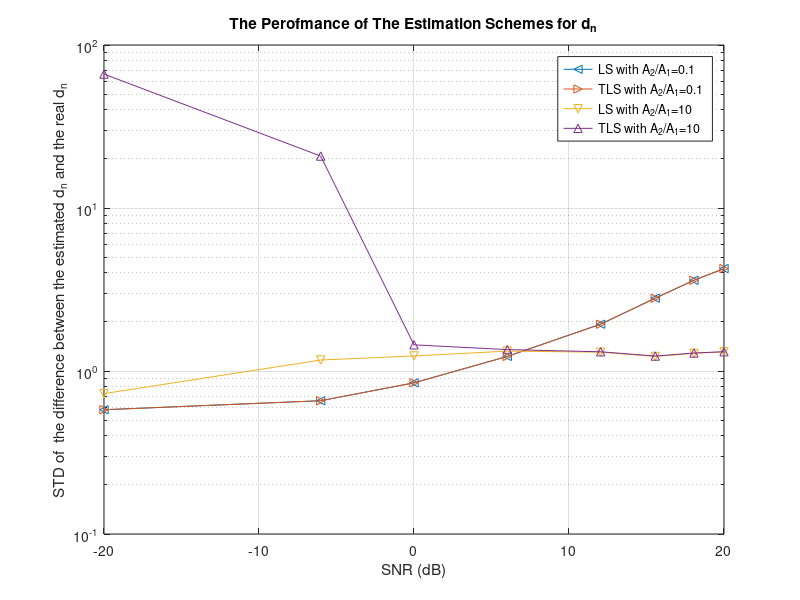
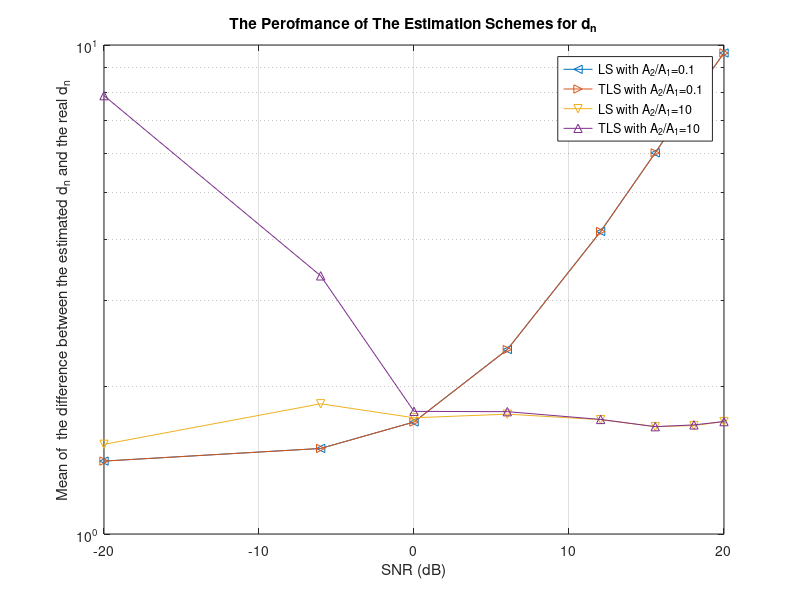
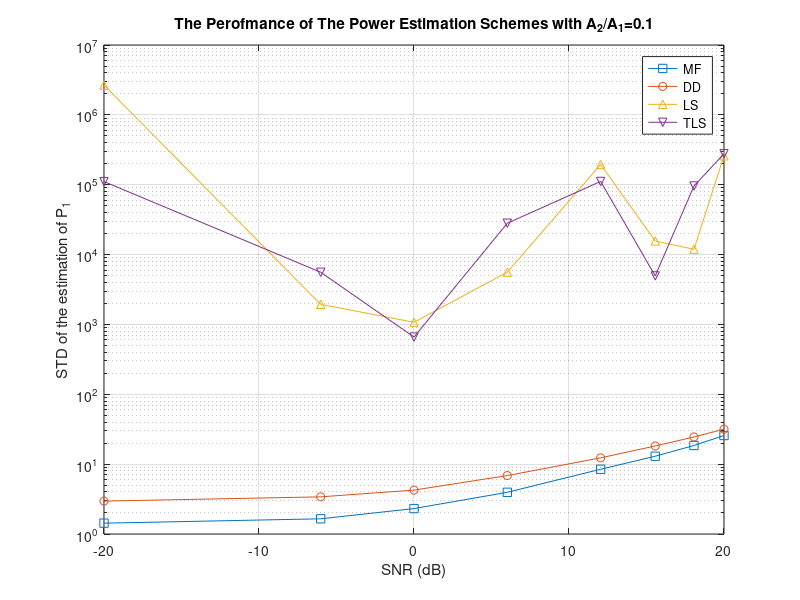
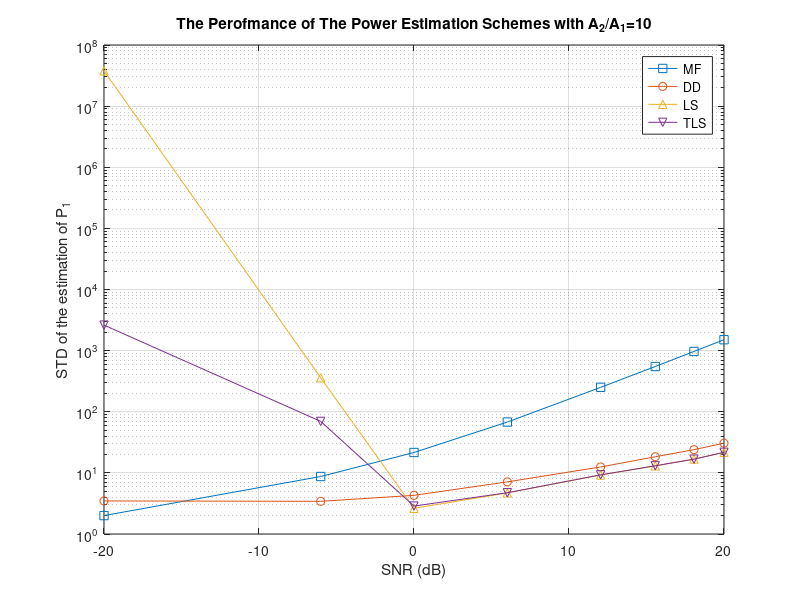

Reproduce these figures in MATLAB, in order.
%-------------------------------------------------------------------
%   
%   One-Shot Blind Decorrelating Detectors for Synchronous CDMA
%
%-------------------------------------------------------------------
%   BDD40.m
%
%   Updated on 05/14/2003 
%       ---- Add the d estimation, power estimation, BER and NFR 
%
%-------------------------------------------------------------------

clear all;
close all;
K = 2;

L = 8;

s1 = [+1; -1; +1; -1; +1; -1; +1; -1];
s1 = s1/norm(s1);
s2 = [+1; +1; +1; -1; +1; -1; +1; -1];
s2 = s2/norm(s2);

S = [s1 s2];
Rs=S'*S
Rs_=inv(S'*S);

w_DD  = (Rs_(1,:)*S')';
w_MF  = s1;

%SNR = 2;
SNR = [0.1; 0.5; 1; 2; 4; 6; 8; 10];

% A21 = [0.2; 0.4; 0.6; 0.8; 1; 1.5; 2; 2.5; 3; 3.5; 4];
A21 = [0.1; 1; 10];

P = eye(L)-s1*s1';

TotalTrails = 1000;

for n = 1:length(A21)
    for m = 1:length(SNR)
    
        BER_LS(m,n) = 0;
        BER_TLS(m,n) = 0;
        BER_DD(m,n) = 0;
        BER_MF(m,n) = 0;

        P_DD_Mean(m,n)=0;
        P_MF_Mean(m,n)=0;
        P_LS_Mean(m,n)=0;
        P_TLS_Mean(m,n)=0;
        
        P_DD_Std(m,n)=0;
        P_MF_Std(m,n)=0;
        P_LS_Std(m,n)=0;
        P_TLS_Std(m,n)=0;

        a = [ 1; A21(n,1)]*SNR(m,1);
        A = diag(a);
        
        sigma = 1;

        trial = 0;
        
        while trial <= TotalTrails

            b = (rand(K,1)>0.5)*2 -1;
            r = S*A*b + sigma*randn(L,1);
            
            B1 = [ [1/A(1,1);0] ( (rand(2,1) > 0.5)*2 -1 ) ];
            B2 = [ [1/A(1,1);0] ( (rand(2,1) > 0.5)*2 -1 ) ];
            
            d1 = pinv(B1)*b;
            d2 = pinv(B2)*b;

            if ( abs( d1(2,1)*B1(1,2)-d2(2,1)*B2(1,2) ) < 0.01 )
                continue
            else
                trial = trial + 1;
            end

            % S_B1 = S*A*B1;
            % S_B2 = S*A*B2;
            
            S_B1 = S*A*B1 + [zeros(L,1) sigma*randn(L,K-1)];
            S_B2 = S*A*B2 + [zeros(L,1) sigma*randn(L,K-1)];
            
            
            
            d1_LS = ( inv(S_B1'*S_B1)*S_B1' )*r;
            d2_LS = ( inv(S_B2'*S_B2)*S_B2' )*r;
            dd_LS(2*trial-1,1)=norm(d1_LS-d1);
            dd_LS(2*trial,1)=norm(d2_LS-d2);
            
            [Us1, Ss1, Vs1]=svd([P*S_B1(:,2:K) P*r]);
            s_svd1=sort(diag(Ss1));

            d1_TLS(2:K,1) = ( inv( (P*S_B1(:,2:K))'*(P*S_B1(:,2:K)) - (s_svd1(1,1)^2)*eye(K-1) )*(P*S_B1(:,2:K))' )*P*r;
            d1_TLS(1,1) = s1'*( r-S_B1(:,2:K)*d1_TLS(2:K,1) );
            
            [Us2, Ss2, Vs2]=svd([P*S_B2(:,2:K) P*r]);
            s_svd2=sort(diag(Ss2));
            
            d2_TLS(2:K,1) = ( inv( (P*S_B2(:,2:K))'*(P*S_B2(:,2:K)) - (s_svd2(1,1)^2)*eye(K-1) )*(P*S_B2(:,2:K))' )*P*r;
            d2_TLS(1,1) = s1'*( r-S_B2(:,2:K)*d2_TLS(2:K,1) );

            
            dd_TLS(2*trial-1,1) = norm(d1_TLS-d1);            
            dd_TLS(2*trial  ,1) = norm(d2_TLS-d2);            
            
            delta_d_LS  = d2_LS  - d1_LS;
            delta_d_TLS = d2_TLS - d1_TLS;
            
            A1_LS(trial,1)  = abs( delta_d_LS(1,1)/( d1_LS(2,1)*B1(1,2)-d2_LS(2,1)*B2(1,2) ) );
            A1_TLS(trial,1) = abs( delta_d_TLS(1,1)/( d1_TLS(2,1)*B1(1,2)-d2_TLS(2,1)*B2(1,2) ) );
                
            P1_LS(trial,1)  = A1_LS(trial,1)^2;
            P1_TLS(trial,1) = A1_TLS(trial,1)^2;
                
            b_LS = sign( [1/A1_LS(trial,1) B1(1,2)]*d1_LS + [1/A1_LS(trial,1) B2(1,2)]*d2_LS );
            b_TLS = sign( [1/A1_TLS(trial,1) B1(1,2)]*d1_TLS + [1/A1_TLS(trial,1) B2(1,2)]*d2_TLS );
                
            b_DD = w_DD' * r(:,1);
            P_DD(trial,1) = b_DD^2;
            
            b_MF = w_MF' * r(:,1);
            P_MF(trial,1) = b_MF^2;
               
            if ( ( b_LS*b(1,1) ) < 0 )
                BER_LS(m,n) = BER_LS(m,n) + 1;
            end
                
            if ( ( b_TLS*b(1,1) ) < 0 )
                BER_TLS(m,n) = BER_TLS(m,n) + 1;
            end
                
            if ( ( b_DD*b(1,1) ) < 0 )
                BER_DD(m,n) = BER_DD(m,n) + 1;
            end
                
            if ( ( b_MF*b(1,1) ) < 0 )
                BER_MF(m,n) = BER_MF(m,n) + 1;
            end

        end
        
        MEAN_dd_LS(n,m)=mean(dd_LS);
        MEAN_dd_TLS(n,m)=mean(dd_TLS);

        STD_dd_LS(n,m)=std(dd_LS);
        STD_dd_TLS(n,m)=std(dd_TLS);

        P_LS_Mean(m,n) = mean(P1_LS);
        P_TLS_Mean(m,n) = mean(P1_TLS);
        P_DD_Mean(m,n) = mean(P_DD);
        P_MF_Mean(m,n) = mean(P_MF);        
        
        P_LS_Std(m,n) = std(P1_LS);
        P_TLS_Std(m,n) = std(P1_TLS);
        P_DD_Std(m,n) = std(P_DD);
        P_MF_Std(m,n) = std(P_MF);        

    end
end

BER_MF = BER_MF/TotalTrails
BER_DD = BER_DD/TotalTrails
BER_LS = BER_LS/TotalTrails
BER_TLS = BER_TLS/TotalTrails

%%---------------------------------------------------------------------------%%
P1_SNR = SNR.^2;
SNR = log10(SNR).*20;

A2A1 = log10(A21).*20;

%%---------------------------------------------------------------
figure(1)
semilogy(SNR, STD_dd_LS(1,:),'-<', SNR, STD_dd_LS(1,:),'->',SNR, STD_dd_LS(3,:),'-v', SNR, STD_dd_TLS(3,:),'-^')
grid;
title('The Perofmance of The Estimation Schemes for d_n');
xlabel('SNR (dB)');
ylabel('STD of  the difference between the estimated d_n and the real d_n');
legend('LS with A_2/A_1=0.1','TLS with A_2/A_1=0.1','LS with A_2/A_1=10','TLS with A_2/A_1=10');

figure(2)
semilogy(SNR, MEAN_dd_LS(1,:),'-<', SNR, MEAN_dd_LS(1,:),'->',SNR, MEAN_dd_LS(3,:),'-v', SNR, MEAN_dd_TLS(3,:),'-^')
grid;
title('The Perofmance of The Estimation Schemes for d_n');
xlabel('SNR (dB)');
ylabel('Mean of  the difference between the estimated d_n and the real d_n');
legend('LS with A_2/A_1=0.1','TLS with A_2/A_1=0.1','LS with A_2/A_1=10','TLS with A_2/A_1=10');

%%-----------------------------------------------------------------------------
figure(3)
semilogy(SNR, P_MF_Std(:,1),'-s', SNR, P_DD_Std(:,1),'-o',SNR, P_LS_Std(:,1),'-^', SNR, P_TLS_Std(:,1),'-v')
grid;
title('The Perofmance of The Power Estimation Schemes with A_2/A_1=0.1');
xlabel('SNR (dB)');
ylabel('STD of the estimation of P_1');
legend('MF','DD','LS','TLS');

figure(4)
semilogy(SNR, P_MF_Std(:,3),'-s', SNR, P_DD_Std(:,3),'-o',SNR, P_LS_Std(:,3),'-^', SNR, P_TLS_Std(:,3),'-v')
grid;
title('The Perofmance of The Power Estimation Schemes with A_2/A_1=10');
xlabel('SNR (dB)');
ylabel('STD of the estimation of P_1');
legend('MF','DD','LS','TLS');

figure(5)
semilogy(SNR, P_MF_Mean(:,1),'-s', SNR, P_DD_Mean(:,1),'-o',SNR, P_LS_Mean(:,1),'-^', SNR, P_TLS_Mean(:,1),'-v')
grid;
title('The Perofmance of The Power Estimation Schemes with A_2/A_1=0.1');
xlabel('SNR (dB)');
ylabel('Mean of the estimation of P_1');
legend('MF','DD','LS','TLS');

figure(6)
semilogy(SNR, P_MF_Mean(:,3),'-s', SNR, P_DD_Mean(:,3),'-o',SNR, P_LS_Mean(:,3),'-^', SNR, P_TLS_Mean(:,3),'-v')
grid;
title('The Perofmance of The Power Estimation Schemes with A_2/A_1=10');
xlabel('SNR (dB)');
ylabel('Mean of the estimation of P_1');
legend('MF','DD','LS','TLS');

%%------------------------------------------------------------------------------------

figure(7)
semilogy(SNR, BER_MF(:,1),'-*',SNR, BER_MF(:,2),'-+',SNR, BER_MF(:,3),'-x', SNR, BER_DD(:,3),'-o', SNR, BER_LS(:,1),'-d', SNR, BER_LS(:,2),'-p', SNR, BER_LS(:,3),'-h')
ylim([1.0/TotalTrails 0.55])
xlim([min(SNR) max(SNR)])
grid;
title('BER of Different Multiuser Detection Algorithms');
xlabel('SNR (dB)');
ylabel('Bit-Error-Rate BER');
legend('MF with A_2/A_1=0.1','MF with A_2/A_1=1','MF with A_2/A_1=2','Decorr. Detector','LS with A_2/A_1=0.1','LS with A_2/A_1=1','LS with A_2/A_1=2');

figure(8)
semilogy(SNR, BER_MF(:,1),'-*',SNR, BER_MF(:,2),'-+',SNR, BER_MF(:,3),'-x', SNR, BER_DD(:,3),'-o', SNR, BER_TLS(:,1),'-d', SNR, BER_TLS(:,2),'-p', SNR, BER_TLS(:,3),'-h')
ylim([1.0/TotalTrails 0.55])
xlim([min(SNR) max(SNR)])
grid;
title('BER of Different Multiuser Detection Algorithms');
xlabel('SNR (dB)');
ylabel('Bit-Error-Rate BER');
legend('MF with A_2/A_1=0.1','MF with A_2/A_1=1','MF with A_2/A_1=2','Decorr. Detector','TLS with A_2/A_1=0.1','TLS with A_2/A_1=1','TLS with A_2/A_1=2');

%%------------------------------------------------------------------------------------------
figure(9)
semilogy(A2A1, BER_MF(1,:),'-*', A2A1, BER_DD(1,:),'-o', A2A1, BER_LS(1,:),'-^', A2A1, BER_TLS(1,:),'-v')
grid;
title('Near-Far Resistance Performance of Different Detectors');
xlabel('Near-Far Resistance A_2/A_1(dB)');
ylabel('Bit-Error-Rate (BER)');
legend('MF','DD','LS','TLS');